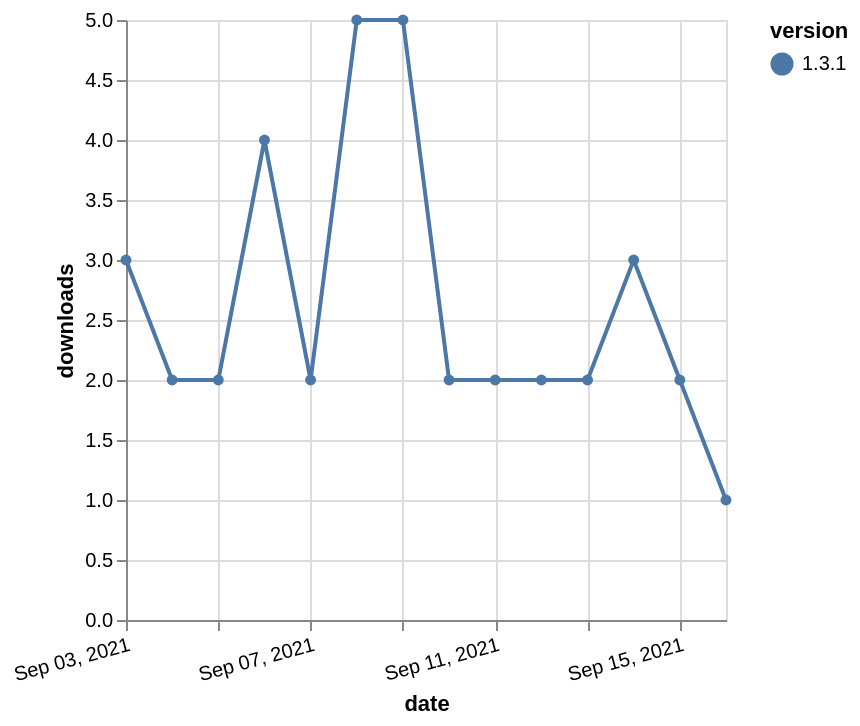

Write the Vega-Lite specification saved for this chart.
### Vega-Lite specification from a JSON file in a GitHub repository (floating-point values rounded to 4 significant figures)
{"$schema": "https://vega.github.io/schema/vega-lite/v5.json", "description": "A simple bar chart with embedded data.", "data": {"values": [{"date": "2021-09-03", "total": 3103, "delta": 3, "version": "1.3.1"}, {"date": "2021-09-04", "total": 3105, "delta": 2, "version": "1.3.1"}, {"date": "2021-09-05", "total": 3107, "delta": 2, "version": "1.3.1"}, {"date": "2021-09-06", "total": 3111, "delta": 4, "version": "1.3.1"}, {"date": "2021-09-07", "total": 3113, "delta": 2, "version": "1.3.1"}, {"date": "2021-09-08", "total": 3118, "delta": 5, "version": "1.3.1"}, {"date": "2021-09-09", "total": 3123, "delta": 5, "version": "1.3.1"}, {"date": "2021-09-10", "total": 3125, "delta": 2, "version": "1.3.1"}, {"date": "2021-09-11", "total": 3127, "delta": 2, "version": "1.3.1"}, {"date": "2021-09-12", "total": 3129, "delta": 2, "version": "1.3.1"}, {"date": "2021-09-13", "total": 3131, "delta": 2, "version": "1.3.1"}, {"date": "2021-09-14", "total": 3134, "delta": 3, "version": "1.3.1"}, {"date": "2021-09-15", "total": 3136, "delta": 2, "version": "1.3.1"}, {"date": "2021-09-16", "total": 3137, "delta": 1, "version": "1.3.1"}]}, "width": "container", "mark": {"type": "line", "point": {"filled": true}}, "encoding": {"x": {"field": "date", "type": "temporal", "timeUnit": "yearmonthdate", "title": "date", "axis": {"labelAngle": -15}}, "y": {"field": "delta", "type": "quantitative", "title": "downloads"}, "color": {"field": "version", "type": "nominal"}, "tooltip": {"field": "delta"}}}
